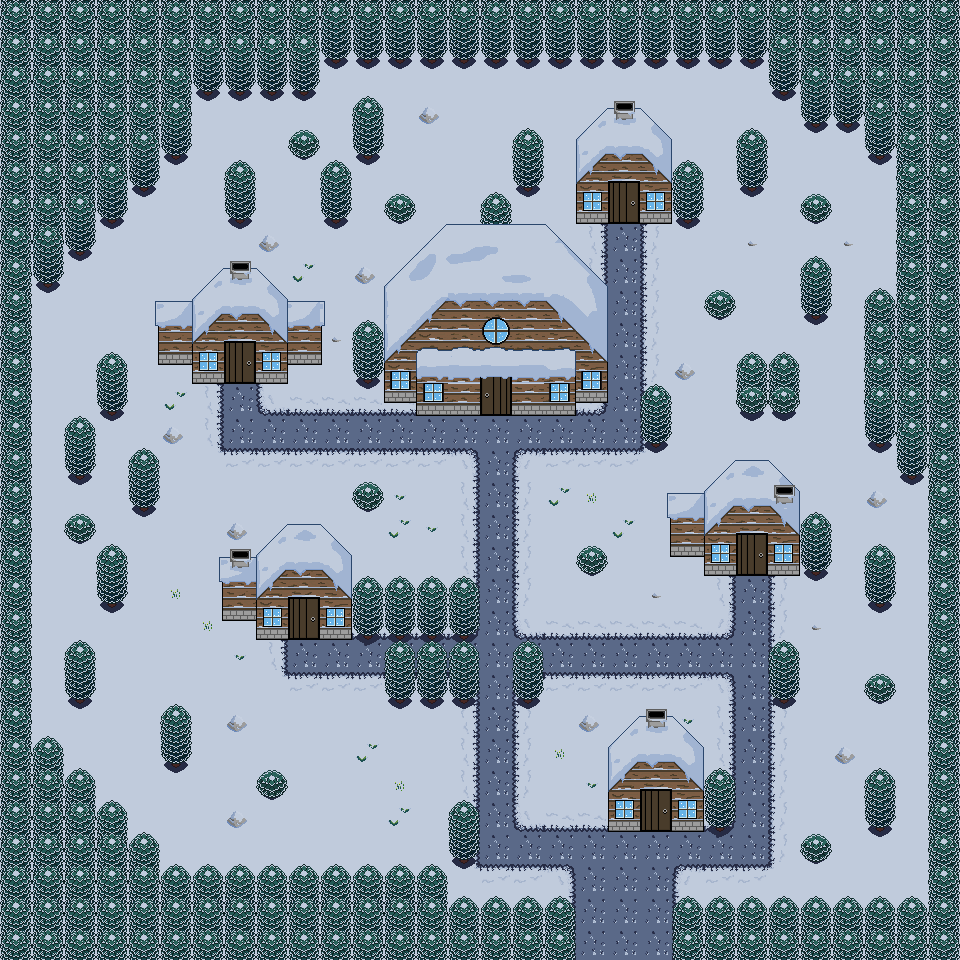

This game map was drawn from its Tiled (.tmx) file and the tilesets committed beside it. A one-line description and the trimmed map source follow:
An orthogonal 30x30 tile map with 32x32 px tiles, 9 tile layers (Ground, Ground Details, Obstacle, Houses, ...), 2 tilesets.

<map version="1.9" tiledversion="1.9.2" orientation="orthogonal" renderorder="right-down" width="30" height="30" tilewidth="32" tileheight="32" infinite="0" nextlayerid="11" nextobjectid="1">
 <tileset firstgid="1" source="SnowTileMap.tsx" />
 <tileset firstgid="241" source="BarHouse.tsx" />
 <layer id="1" name="Ground" width="30" height="30">
  <data>[900 cells, 900 non-empty, 12 distinct tile ids]</data>
 </layer>
 <layer id="7" name="Ground Details" width="30" height="30">
  <data>[900 cells, 30 non-empty, 6 distinct tile ids]</data>
 </layer>
 <layer id="8" name="Obstacle" width="30" height="30">
  <data>[900 cells, 13 non-empty, 2 distinct tile ids]</data>
 </layer>
 <layer id="2" name="Houses" width="30" height="30">
  <data>[900 cells, 79 non-empty, 39 distinct tile ids]</data>
 </layer>
 <layer id="3" name="Trees" width="30" height="30">
  <data>[900 cells, 311 non-empty, 4 distinct tile ids]</data>
 </layer>
 <layer id="9" name="TreeTop" width="30" height="30">
  <data>[900 cells, 58 non-empty, 2 distinct tile ids]</data>
 </layer>
 <layer id="10" name="HouseTop" width="30" height="30">
  <data>[900 cells, 33 non-empty, 7 distinct tile ids]</data>
 </layer>
 <layer id="6" name="HouseRoof" width="30" height="30">
  <data>[900 cells, 19 non-empty, 15 distinct tile ids]</data>
 </layer>
 <layer id="4" name="Bushes" width="30" height="30" locked="1">
  <data>[900 cells, 10 non-empty, 1 distinct tile ids]</data>
 </layer>
</map>
